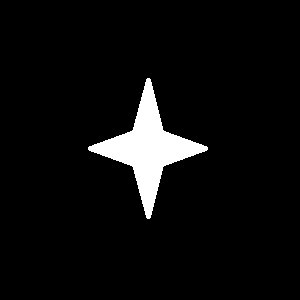
#> input picture images/star.jpg, 300 x 300 px, found by its file name
$ python Contours_ConvexityDefect.py   (older library calls are emulated)
#> lines starting #> are read from the running program, lines starting #| are printed output that depends on the picture; after the words box and inside, x2 and y2 are one past the last pixel; in counts of white or black regions, pixels touching at a corner belong together; long printed decimals are rounded
import cv2
import numpy as np

img = cv2.imread(r'images\star.jpg',0)
#> img is the input picture: shape (300, 300); min 0, max 255, mean 13.3

ret, thresh = cv2.threshold(img, 255//2, 255, 0)
#> thresh: shape (300, 300); 5.2% white; 1 white region
#> ret = 127
im2, contours, hierarchy = cv2.findContours(thresh,2,1)
#> contours = 1 contour; box (x1, y1, x2, y2) and area: (88, 78, 208, 219) 4503

#print(contours)
cnt = contours[0]
#> cnt = contour of 392 points, box (x1, y1, x2, y2) (88, 78, 208, 219), area 4503

hull = cv2.convexHull(cnt,returnPoints=False)
#> hull = [390, 389, 294, 292, 197, 196, 194, 193, 98, 96, 1, 0]
defects = cv2.convexityDefects(cnt,hull)
#> defects = [[1, 96, 51, 5774], [98, 193, 143, 5774], [197, 292, 247, 5868], [294, 389, 339, 5868]]

# [5 lines of commented-out code are left out]

img = cv2.cvtColor(img, cv2.COLOR_GRAY2BGR)
cv2.drawContours(img,cnt,-1,(255,100,0), 2)
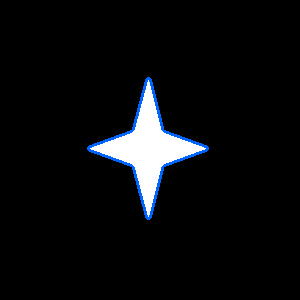
#> img: shape (300, 300, 3); 1.31% of pixels changed, all inside (x1, y1, x2, y2) = (87, 77, 209, 220)

for i in range(defects.shape[0]):
    s,e,f,d = defects[i,0]
    start = tuple(cnt[s][0])
    end = tuple(cnt[e][0])
    far = tuple(cnt[f][0])
    cv2.line(img,start,end,[0,255,0],2)
    cv2.circle(img,far,5,[0,0,255],-1)
#> this loop made 4 passes
#> (s, e, f, d, start, end, far) on passes 1 to 4: (1, 96, 51, 5774, (146, 79), (88, 147), (133, 129)), (98, 193, 143, 5774, (88, 149), (146, 217), (133, 167)), (197, 292, 247, 5868, (150, 217), (207, 149), (162, 167)), (294, 389, 339, 5868, (207, 147), (150, 79), (162, 129))
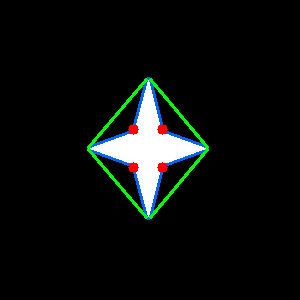
#> img: shape (300, 300, 3); 1.66% of pixels changed, all inside (x1, y1, x2, y2) = (87, 78, 209, 219)

print(cv2.pointPolygonTest(cnt,(150,150),True))
#| 20.518

cv2.imshow('img',img)
cv2.waitKey(0)
cv2.destroyAllWindows()
